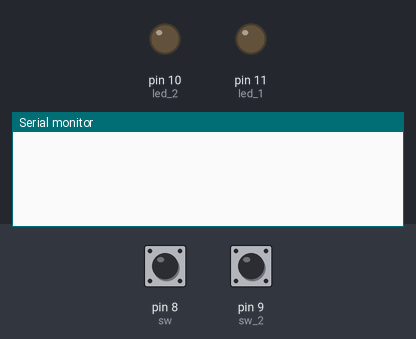
A sketch run on a simulated Arduino Uno, built with avr-gcc and run on an emulated ATmega328P. Parts: output pins drawn as LEDs (lit = HIGH), the last lines printed to the serial monitor. Inputs (shaded band) come from the test bench; at power-on: pin 8 (sw) HIGH, pin 9 (sw_2) HIGH.

Above: at 1.2 s.
1.3 s: pin 8 (sw) pulled LOW for 0.15 s
At 2.3 s:
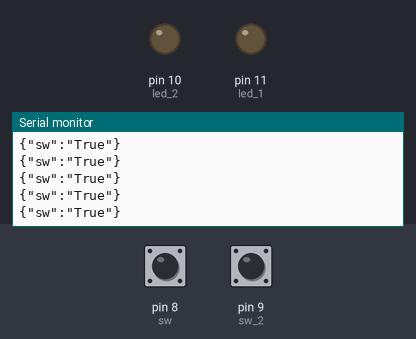
3.2 s: pin 9 (sw_2) pulled LOW for 0.15 s
6.3 s: pin 9 (sw_2) pulled LOW for 0.15 s
9.4 s: pin 9 (sw_2) driven LOW
At 10.1 s:
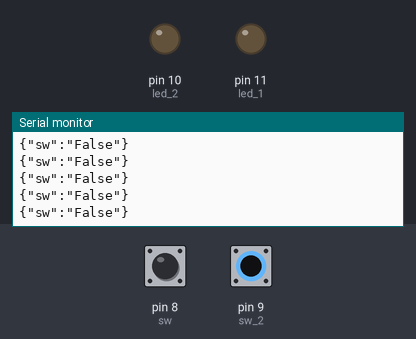
12.4 s: pin 8 (sw) pulled LOW for 1 s
At 13.3 s:
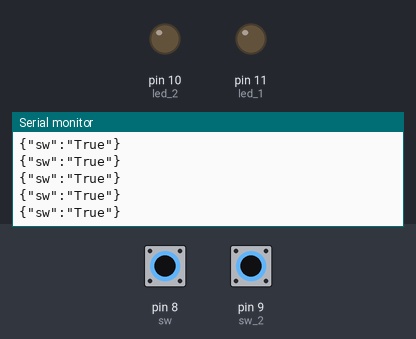
16.4 s: pin 8 (sw) driven LOW
At 16.9 s:
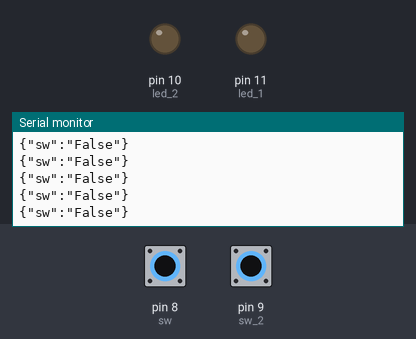

Measured:
- after the input at 1.3 s, the serial monitor: prints a new line at once (image 1)
- after the input at 16.4 s, the serial monitor: prints a new line after 0.08 s (image 4)

The sketch:

test_ar.ino
```cpp
#define led_1 11
#define led_2 10
#define sw 8
#define sw_2 9
String serial_result = "";
String old_result = "2";
String sw_status = "";
int ed = false;
int ee = 0;

void setup() {
  pinMode(led_1, OUTPUT);
  pinMode(led_2, OUTPUT);
  pinMode(sw, INPUT_PULLUP);
  pinMode(sw_2, INPUT_PULLUP);
  Serial.begin(9600);
}


void loop(){
   // スイッチ状態出力
  // 1回目
   if(digitalRead(sw) == HIGH && ed == false){
    ed = true;
   }else if(digitalRead(sw) == LOW && ed == true){
    ed = false;
    ee++;
   }
//   偶数なら
   if(ee % 2 == 0 && digitalRead(sw_2) == LOW){
    sw_status = "{\"sw\":\"True\"}";
    Serial.println(sw_status);
   }else if(ee % 2 == 1 && digitalRead(sw_2) == LOW){
    sw_status = "{\"sw\":\"False\"}";
    Serial.println(sw_status);
   }else if(digitalRead(sw_2) == LOW && ee % 2 == 1){
    sw_status = "{\"sw\":\"False\"}";
    Serial.println(sw_status);
   }else if(digitalRead(sw_2) == HIGH && ee % 2 == 1){
    sw_status = "{\"sw\":\"True\"}";
    Serial.println(sw_status);
  }

  int serial_x = Serial.read();
  serial_result = String(serial_x);
//  Serial.println(serial_result);
  if(serial_result != old_result){
    if(serial_result == "3"){
      digitalWrite(led_1, HIGH);
      digitalWrite(led_2, HIGH);
      }
    else if(serial_result == "1"){
      digitalWrite(led_1, HIGH);
      digitalWrite(led_2, LOW);
    }
    else if(serial_result == "2"){
      digitalWrite(led_1, LOW);
      digitalWrite(led_2, HIGH);
    }
    else if(serial_result == "-1"){
      digitalWrite(led_1, LOW);
      digitalWrite(led_2, LOW);
    }
    old_result = serial_result;
  }else if(serial_result == ""){
    return;
  }else{
     old_result = serial_result;
  }
}
```
